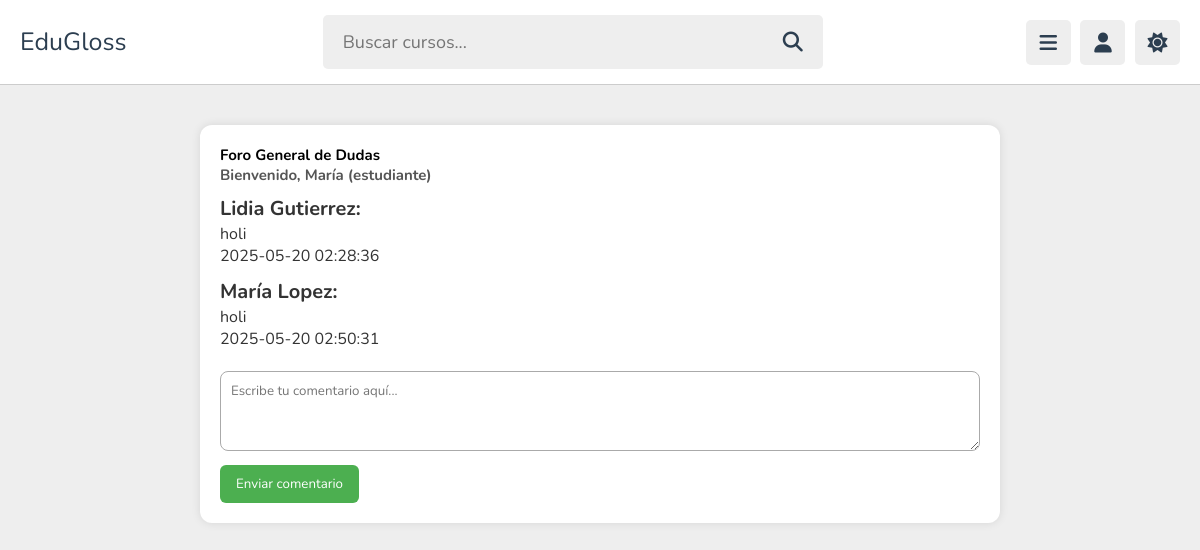
Screenshot of /View/ForoGeneral.php (signed in) with the database file from the repository.
### tables this page shows
CREATE TABLE `foro_comentarios` (
  `id_comentario` int(11) NOT NULL,
  `id_foro` int(11) NOT NULL,
  `id_usuario` int(11) NOT NULL,
  `contenido` text NOT NULL,
  `fecha` timestamp NOT NULL DEFAULT current_timestamp()
);

CREATE TABLE `usuarios` (
  `id_usuario` int(11) NOT NULL,
  `nombre` varchar(100) NOT NULL,
  `apellido` varchar(100) NOT NULL,
  `telefono` varchar(12) DEFAULT NULL,
  `correo` varchar(200) NOT NULL,
  `contraseña` varchar(255) DEFAULT NULL,
  `rol` enum('estudiante','docente','administrador','cliente') NOT NULL,
  `fecha_creacion` date DEFAULT curdate(),
  `estado` enum('activo','inactivo') NOT NULL DEFAULT 'activo',
  `especialidad` varchar(150) DEFAULT NULL
);

### Model/database.php (called while the page is built, shortened)
<?php
class Database {
    private $host = "localhost";
    private $usuario = "root";
    private $contraseña = "";
    private $bd = "eduglossa";
    private $conn;
    public function __construct() {
        try {
            $this->conn = new mysqli($this->host, $this->usuario, $this->contraseña, $this->bd);
            $this->conn->set_charset("utf8mb4");
        } catch (mysqli_sql_exception $e) {
            die("Error en la conexión: " . $e->getMessage());
        }
    }
    public function getConnection() {
        return $this->conn;
    }
}
?>

### Model/ForoModel.php (called while the page is built, shortened)
<?php
require_once __DIR__ . '/database.php';
class ForoModel {
    private $db;
    public function __construct() {
        $database = new Database();
        $this->db = $database->getConnection();
    }
    public function getTodosLosComentariosGenerales() {
        $sql = "SELECT fc.*, u.nombre, u.apellido
                FROM foro_comentarios fc
                JOIN usuarios u ON fc.id_usuario = u.id_usuario
                ORDER BY fc.fecha ASC";
        $stmt = $this->db->prepare($sql);
        $stmt->execute();
        return $stmt->get_result()->fetch_all(MYSQLI_ASSOC);
    }
}
?>

### View/ForoGeneral.php (the view, shortened to what this page needs)
<?php
require_once __DIR__ . '/../Model/ForoModel.php';
$foroModel = new ForoModel();
$comentarios = $foroModel->getTodosLosComentariosGenerales() ?? [];
?>
<!DOCTYPE html>
<html lang="es">
<head>
    <link rel="stylesheet" href="css/style_panel.css">
    <link rel="stylesheet" href="https://cdnjs.cloudflare.com/ajax/libs/font-awesome/6.4.0/css/all.min.css">
</head>
<body>
<header class="header">
    <section class="flex">
        <a href="#" class="logo">EduGloss</a>
        <form action="search.html" method="post" class="search-form">
            <input type="text" name="search_box" required placeholder="Buscar cursos..." maxlength="100">
            <button type="submit" class="fas fa-search"></button>
        </form>
        <div class="icons">
            <div id="menu-btn" class="fas fa-bars"></div>
            <div id="user-btn" class="fas fa-user"></div>
            <div id="toggle-btn" class="fas fa-sun"></div>
        </div>
    </section>
</header>
<div class="foro-container">
    <h2>Foro General de Dudas</h2>
    <div class="info-usuario">
        Bienvenido, <?=
            (isset($_SESSION['nombre']) ? htmlspecialchars($_SESSION['nombre']) : 'Usuario')
            . ' (' .
            (isset($_SESSION['rol_nombre']) ? htmlspecialchars($_SESSION['rol_nombre']) : 'Rol no definido')
            . ')'
        ?>
    </div>
    <?php if (!empty($comentarios)): ?>
        <?php foreach ($comentarios as $comentario): ?>
            <div class="comentario">
                <strong><?= htmlspecialchars($comentario['nombre'] . ' ' . $comentario['apellido']) ?>:</strong><br>
                <?= nl2br(htmlspecialchars($comentario['contenido'])) ?><br>
                <?= $comentario['fecha'] ?><br>
            </div>
        <?php endforeach; ?>
    <?php else: ?>
        <p>No hay comentarios para mostrar.</p>
    <?php endif; ?>
    <form method="POST" style="margin-top: 20px;">
        <textarea name="contenido" placeholder="Escribe tu comentario aquí..." required></textarea>
        <button type="submit" class="btn-enviar">Enviar comentario</button>
    </form>
</div>
</body>
</html>

### View/css/style_panel.css (style rules this page uses)
:root { --main-color:#6F38C5; --red:#e74c3c; --orange:#87A2FB; --light-color:#888; --light-color2:#e3edee; --light-bg:#eee; --black:#2c3e50; --white:#fff; --border:.1rem solid rgba(0,0,0,.2); }
* { font-family: 'Nunito', sans-serif; margin:0; padding:0; box-sizing: border-box; outline: none; border:none; text-decoration: none; }
html { font-size: 62.5%; overflow-x: hidden; }
body { background-color: var(--light-bg); padding-left: 30rem; }
section { padding:2rem; margin: 0 auto; max-width: 1200px; }
.header { position: sticky; top:0; left:0; right: 0; background-color: var(--white); z-index: 1000; border-bottom: var(--border); }
.header .flex { display: flex; align-items: center; justify-content: space-between; position: relative; padding: 1.5rem 2rem; }
.header .flex .logo { font-size: 2.5rem; color: var(--black); }
.header .flex .search-form { width: 50rem; border-radius: .5rem; background-color: var(--light-bg); padding:1.5rem 2rem; display: flex; gap:2rem; }
.header .flex .search-form input { width: 100%; font-size: 1.8rem; color:var(--black); background:none; }
.header .flex .search-form button { background:none; font-size: 2rem; cursor: pointer; color:var(--black); }
.header .flex .icons div { font-size: 2rem; color:var(--black); background-color: var(--light-bg); border-radius: .5rem; height: 4.5rem; width: 4.5rem; line-height: 4.5rem; cursor: pointer; text-align: center; margin-left: .7rem; }
@media (max-width:1200px) { body { padding-left: 0; } }

### View/ForoGeneral.php (style rules this page uses)
.foro-container { max-width: 800px; margin: 40px auto; background: #fff; padding: 20px; border-radius: 12px; box-shadow: 0 0 10px rgba(0,0,0,0.1); }
.comentario { font-size: 16px; color: #333; margin-bottom: 1rem; line-height: 1.4; }
.comentario strong { color: #333; font-size: 20px; }
textarea { width: 100%; height: 80px; padding: 10px; resize: vertical; border-radius: 8px; border: 1px solid #aaa; }
.btn-enviar { margin-top: 10px; background: #4CAF50; color: #fff; padding: 10px 16px; border: none; border-radius: 6px; cursor: pointer; }
.info-usuario { margin-bottom: 10px; font-weight: bold; color: #555; font-size: 15px; }

### rows the page displays
foro_comentarios: id_usuario.apellido "Lidia Gutierrez", contenido "holi", fecha "2025-05-20 02:28:36"
foro_comentarios: id_usuario.apellido "María Lopez", contenido "holi", fecha "2025-05-20 02:50:31"

### other values shown
$_SESSION['nombre'] "María"
$_SESSION['rol_nombre'] "estudiante"
